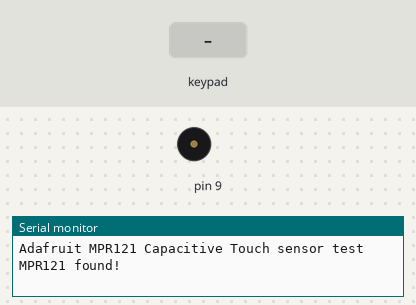
Simulated run of this sketch. Board: Arduino Leonardo, built with avr-gcc and run on an emulated ATmega32U4. Parts: buzzer (waves = sounding), the last lines printed to the serial monitor. Inputs (shaded band) come from the test bench.

Above: at 1.2 s.
1.3 s: keypad keys 1 2 pressed 0.4 s apart
At 1.71 s:
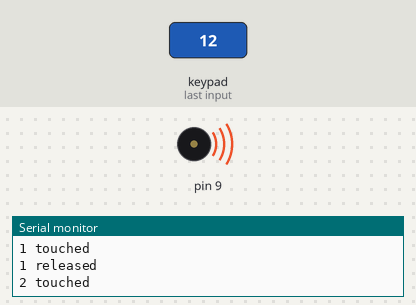
5.1 s: key '3' pressed
At 6.3 s:
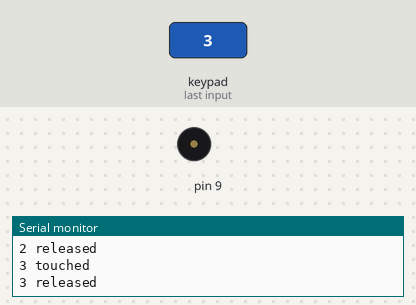
6.6 s: keypad keys 1 2 A pressed 0.4 s apart
At 6.82 s:
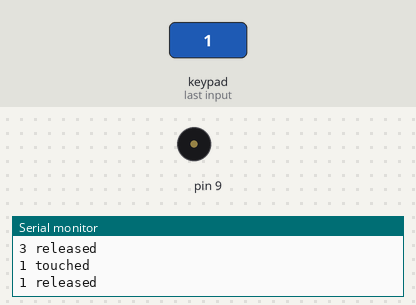
Timing chart, 0 to 9.6 s (numbered marks = the images above; inputs shaded):
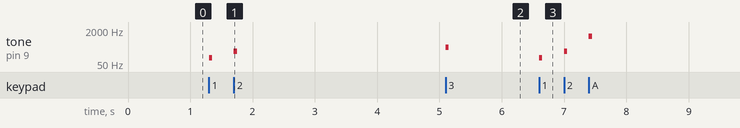

The sketch:

sketch_nov27a.ino
```cpp
#include <Wire.h>
#include "Adafruit_MPR121.h"

#ifndef _BV
#define _BV(bit) (1 << (bit))
#endif

// You can have up to 4 on one i2c bus but one is enough for testing!
Adafruit_MPR121 cap = Adafruit_MPR121();

// Keeps track of the last pins touched
// so we know when buttons are 'released'
uint16_t lasttouched = 0;
uint16_t currtouched = 0;

void setup() {
  Serial.begin(9600);

  while (!Serial) { // needed to keep leonardo/micro from starting too fast!
    delay(10);
  }

  Serial.println("Adafruit MPR121 Capacitive Touch sensor test");

  // Default address is 0x5A, if tied to 3.3V its 0x5B
  // If tied to SDA its 0x5C and if SCL then 0x5D
  if (!cap.begin(0x5A)) {
    Serial.println("MPR121 not found, check wiring?");
    while (1);
  }
  Serial.println("MPR121 found!");
}

void loop() {
  // Get the currently touched pads
  currtouched = cap.touched();

  for (uint8_t i=0; i<12; i++) {
    // it if *is* touched and *wasnt* touched before, alert!
    if ((currtouched & _BV(i)) && !(lasttouched & _BV(i)) ) {
      Serial.print(i); Serial.println(" touched");

      tone(9,100*i,50);
      delay(60);


    }
    // if it *was* touched and now *isnt*, alert!
    if (!(currtouched & _BV(i)) && (lasttouched & _BV(i)) ) {
      Serial.print(i); Serial.println(" released");
    }
  }

  // reset our state
  lasttouched = currtouched;

  // comment out this line for detailed data from the sensor!
  return;


  ///////////////////////////////////////
  // debugging info, what
  Serial.print("\t\t\t\t\t\t\t\t\t\t\t\t\t 0x"); Serial.println(cap.touched(), HEX);
  Serial.print("Filt: ");
  for (uint8_t i=0; i<12; i++) {
    Serial.print(cap.filteredData(i)); Serial.print("\t");
  }
  Serial.println();
  Serial.print("Base: ");
  for (uint8_t i=0; i<12; i++) {
    Serial.print(cap.baselineData(i)); Serial.print("\t");
  }
  Serial.println();

  // put a delay so it isn't overwhelming
  delay(100);
}
```

Measured:
- after the input at 1.3 s, tone on pin 9: silent → 100 Hz at once, → silent 0.05 s later, → 200 Hz 0.35 s later, → silent 0.05 s later
- after the input at 5.1 s, tone on pin 9: silent → 300 Hz at once, → silent 0.05 s later
- after the input at 6.6 s, tone on pin 9: plays 100 Hz for 0.05 s, 200 Hz for 0.05 s, 1000 Hz for 0.05 s, starting at once
